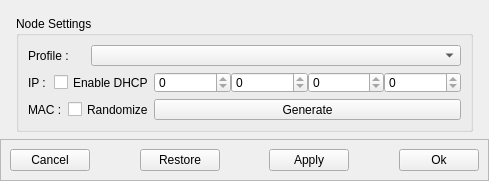
<?xml version="1.0" encoding="UTF-8"?>
<ui version="4.0">
 <class>nodePopupClass</class>
 <widget class="QMainWindow" name="nodePopupClass">
  <property name="windowModality">
   <enum>Qt::WindowModal</enum>
  </property>
  <property name="geometry">
   <rect>
    <x>0</x>
    <y>0</y>
    <width>489</width>
    <height>181</height>
   </rect>
  </property>
  <property name="windowTitle">
   <string>Node Settings</string>
  </property>
  <widget class="QWidget" name="centralwidget">
   <layout class="QGridLayout" name="nodePopupGrid">
    <property name="margin">
     <number>0</number>
    </property>
    <item row="3" column="0" colspan="3">
     <widget class="QFrame" name="bBox">
      <property name="sizePolicy">
       <sizepolicy hsizetype="Preferred" vsizetype="Minimum">
        <horstretch>0</horstretch>
        <verstretch>0</verstretch>
       </sizepolicy>
      </property>
      <property name="frameShape">
       <enum>QFrame::StyledPanel</enum>
      </property>
      <property name="frameShadow">
       <enum>QFrame::Raised</enum>
      </property>
      <layout class="QHBoxLayout" name="buttonHBox">
       <item>
        <widget class="QPushButton" name="cancelButton">
         <property name="text">
          <string>Cancel</string>
         </property>
        </widget>
       </item>
       <item>
        <spacer name="bBoxHSpacer_2">
         <property name="orientation">
          <enum>Qt::Horizontal</enum>
         </property>
         <property name="sizeHint" stdset="0">
          <size>
           <width>40</width>
           <height>20</height>
          </size>
         </property>
        </spacer>
       </item>
       <item>
        <widget class="QPushButton" name="restoreButton">
         <property name="text">
          <string>Restore</string>
         </property>
        </widget>
       </item>
       <item>
        <spacer name="bBoxHSpacer_3">
         <property name="orientation">
          <enum>Qt::Horizontal</enum>
         </property>
         <property name="sizeHint" stdset="0">
          <size>
           <width>40</width>
           <height>20</height>
          </size>
         </property>
        </spacer>
       </item>
       <item>
        <widget class="QPushButton" name="applyButton">
         <property name="text">
          <string>Apply</string>
         </property>
        </widget>
       </item>
       <item>
        <spacer name="bBoxHSpacer">
         <property name="orientation">
          <enum>Qt::Horizontal</enum>
         </property>
         <property name="sizeHint" stdset="0">
          <size>
           <width>40</width>
           <height>20</height>
          </size>
         </property>
        </spacer>
       </item>
       <item>
        <widget class="QPushButton" name="okButton">
         <property name="text">
          <string>Ok</string>
         </property>
        </widget>
       </item>
      </layout>
     </widget>
    </item>
    <item row="0" column="0" rowspan="3">
     <spacer name="groupLHSpacer">
      <property name="orientation">
       <enum>Qt::Horizontal</enum>
      </property>
      <property name="sizeType">
       <enum>QSizePolicy::Fixed</enum>
      </property>
      <property name="sizeHint" stdset="0">
       <size>
        <width>10</width>
        <height>20</height>
       </size>
      </property>
     </spacer>
    </item>
    <item row="0" column="1">
     <spacer name="groupVSpacer">
      <property name="orientation">
       <enum>Qt::Vertical</enum>
      </property>
      <property name="sizeType">
       <enum>QSizePolicy::Fixed</enum>
      </property>
      <property name="sizeHint" stdset="0">
       <size>
        <width>10</width>
        <height>10</height>
       </size>
      </property>
     </spacer>
    </item>
    <item row="0" column="2" rowspan="3">
     <spacer name="groupRHSpacer">
      <property name="orientation">
       <enum>Qt::Horizontal</enum>
      </property>
      <property name="sizeType">
       <enum>QSizePolicy::Fixed</enum>
      </property>
      <property name="sizeHint" stdset="0">
       <size>
        <width>10</width>
        <height>20</height>
       </size>
      </property>
     </spacer>
    </item>
    <item row="2" column="1">
     <spacer name="nodeVSpacer">
      <property name="orientation">
       <enum>Qt::Vertical</enum>
      </property>
      <property name="sizeHint" stdset="0">
       <size>
        <width>20</width>
        <height>0</height>
       </size>
      </property>
     </spacer>
    </item>
    <item row="1" column="1">
     <widget class="QGroupBox" name="nodeGroupBox">
      <property name="sizePolicy">
       <sizepolicy hsizetype="MinimumExpanding" vsizetype="MinimumExpanding">
        <horstretch>0</horstretch>
        <verstretch>0</verstretch>
       </sizepolicy>
      </property>
      <property name="title">
       <string>Node Settings</string>
      </property>
      <layout class="QGridLayout" name="nodeGridLayout">
       <property name="horizontalSpacing">
        <number>0</number>
       </property>
       <item row="0" column="0">
        <widget class="QLabel" name="profileLabel">
         <property name="minimumSize">
          <size>
           <width>0</width>
           <height>21</height>
          </size>
         </property>
         <property name="maximumSize">
          <size>
           <width>16777215</width>
           <height>21</height>
          </size>
         </property>
         <property name="text">
          <string>Profile :   </string>
         </property>
        </widget>
       </item>
       <item row="0" column="1" colspan="4">
        <widget class="QComboBox" name="nodeProfileComboBox">
         <property name="sizePolicy">
          <sizepolicy hsizetype="MinimumExpanding" vsizetype="Fixed">
           <horstretch>0</horstretch>
           <verstretch>0</verstretch>
          </sizepolicy>
         </property>
         <property name="minimumSize">
          <size>
           <width>0</width>
           <height>21</height>
          </size>
         </property>
         <property name="maximumSize">
          <size>
           <width>16777215</width>
           <height>21</height>
          </size>
         </property>
         <property name="insertPolicy">
          <enum>QComboBox::InsertAlphabetically</enum>
         </property>
        </widget>
       </item>
       <item row="1" column="0" colspan="2">
        <layout class="QHBoxLayout" name="ipHLayout">
         <property name="spacing">
          <number>0</number>
         </property>
         <item>
          <widget class="QLabel" name="ipLabel">
           <property name="minimumSize">
            <size>
             <width>0</width>
             <height>21</height>
            </size>
           </property>
           <property name="maximumSize">
            <size>
             <width>16777215</width>
             <height>21</height>
            </size>
           </property>
           <property name="toolTip">
            <string>This is the IP Address the node will attempt to use when using static IP addressing.</string>
           </property>
           <property name="text">
            <string>IP : </string>
           </property>
          </widget>
         </item>
         <item>
          <widget class="QCheckBox" name="isDHCP">
           <property name="minimumSize">
            <size>
             <width>0</width>
             <height>21</height>
            </size>
           </property>
           <property name="maximumSize">
            <size>
             <width>16777215</width>
             <height>21</height>
            </size>
           </property>
           <property name="text">
            <string>Enable DHCP</string>
           </property>
          </widget>
         </item>
        </layout>
       </item>
       <item row="1" column="3" colspan="2">
        <layout class="QHBoxLayout" name="ipHBox">
         <property name="spacing">
          <number>0</number>
         </property>
         <item>
          <widget class="QSpinBox" name="ipSpinBox0">
           <property name="sizePolicy">
            <sizepolicy hsizetype="Minimum" vsizetype="Fixed">
             <horstretch>0</horstretch>
             <verstretch>0</verstretch>
            </sizepolicy>
           </property>
           <property name="minimumSize">
            <size>
             <width>0</width>
             <height>21</height>
            </size>
           </property>
           <property name="maximumSize">
            <size>
             <width>16777215</width>
             <height>21</height>
            </size>
           </property>
           <property name="wrapping">
            <bool>true</bool>
           </property>
           <property name="readOnly">
            <bool>true</bool>
           </property>
           <property name="accelerated">
            <bool>true</bool>
           </property>
           <property name="correctionMode">
            <enum>QAbstractSpinBox::CorrectToNearestValue</enum>
           </property>
           <property name="maximum">
            <number>255</number>
           </property>
          </widget>
         </item>
         <item>
          <widget class="QSpinBox" name="ipSpinBox1">
           <property name="sizePolicy">
            <sizepolicy hsizetype="Minimum" vsizetype="Fixed">
             <horstretch>0</horstretch>
             <verstretch>0</verstretch>
            </sizepolicy>
           </property>
           <property name="minimumSize">
            <size>
             <width>0</width>
             <height>21</height>
            </size>
           </property>
           <property name="maximumSize">
            <size>
             <width>16777215</width>
             <height>21</height>
            </size>
           </property>
           <property name="wrapping">
            <bool>true</bool>
           </property>
           <property name="readOnly">
            <bool>true</bool>
           </property>
           <property name="accelerated">
            <bool>true</bool>
           </property>
           <property name="correctionMode">
            <enum>QAbstractSpinBox::CorrectToNearestValue</enum>
           </property>
           <property name="maximum">
            <number>255</number>
           </property>
          </widget>
         </item>
         <item>
          <widget class="QSpinBox" name="ipSpinBox2">
           <property name="minimumSize">
            <size>
             <width>0</width>
             <height>21</height>
            </size>
           </property>
           <property name="maximumSize">
            <size>
             <width>16777215</width>
             <height>21</height>
            </size>
           </property>
           <property name="wrapping">
            <bool>true</bool>
           </property>
           <property name="readOnly">
            <bool>true</bool>
           </property>
           <property name="accelerated">
            <bool>true</bool>
           </property>
           <property name="correctionMode">
            <enum>QAbstractSpinBox::CorrectToNearestValue</enum>
           </property>
           <property name="maximum">
            <number>255</number>
           </property>
          </widget>
         </item>
         <item>
          <widget class="QSpinBox" name="ipSpinBox3">
           <property name="minimumSize">
            <size>
             <width>0</width>
             <height>21</height>
            </size>
           </property>
           <property name="maximumSize">
            <size>
             <width>16777215</width>
             <height>21</height>
            </size>
           </property>
           <property name="wrapping">
            <bool>true</bool>
           </property>
           <property name="readOnly">
            <bool>true</bool>
           </property>
           <property name="accelerated">
            <bool>true</bool>
           </property>
           <property name="correctionMode">
            <enum>QAbstractSpinBox::CorrectToNearestValue</enum>
           </property>
           <property name="maximum">
            <number>255</number>
           </property>
          </widget>
         </item>
        </layout>
       </item>
       <item row="2" column="0" colspan="2">
        <layout class="QHBoxLayout" name="MACHLayout">
         <property name="spacing">
          <number>0</number>
         </property>
         <item>
          <widget class="QLabel" name="macLabel">
           <property name="minimumSize">
            <size>
             <width>0</width>
             <height>21</height>
            </size>
           </property>
           <property name="maximumSize">
            <size>
             <width>16777215</width>
             <height>21</height>
            </size>
           </property>
           <property name="toolTip">
            <string>This is the MAC address the node will use when replying to arp requests or attempting to get a DHCP lease on an IP Address.</string>
           </property>
           <property name="text">
            <string>MAC :  </string>
           </property>
          </widget>
         </item>
         <item>
          <widget class="QCheckBox" name="isRandomMAC">
           <property name="minimumSize">
            <size>
             <width>0</width>
             <height>21</height>
            </size>
           </property>
           <property name="maximumSize">
            <size>
             <width>16777215</width>
             <height>21</height>
            </size>
           </property>
           <property name="text">
            <string>Randomize</string>
           </property>
          </widget>
         </item>
        </layout>
       </item>
       <item row="2" column="3">
        <layout class="QHBoxLayout" name="ethernetHBox">
         <property name="spacing">
          <number>0</number>
         </property>
        </layout>
       </item>
       <item row="2" column="4">
        <widget class="QPushButton" name="generateButton">
         <property name="sizePolicy">
          <sizepolicy hsizetype="MinimumExpanding" vsizetype="Fixed">
           <horstretch>0</horstretch>
           <verstretch>0</verstretch>
          </sizepolicy>
         </property>
         <property name="minimumSize">
          <size>
           <width>0</width>
           <height>21</height>
          </size>
         </property>
         <property name="maximumSize">
          <size>
           <width>16777215</width>
           <height>21</height>
          </size>
         </property>
         <property name="toolTip">
          <string>Generates a MAC address currently unused by the Haystack using the Ethernet Vendor to determine the prefix.</string>
         </property>
         <property name="text">
          <string>Generate</string>
         </property>
        </widget>
       </item>
      </layout>
     </widget>
    </item>
   </layout>
  </widget>
 </widget>
 <layoutdefault spacing="6" margin="9"/>
 <resources/>
 <connections/>
</ui>
